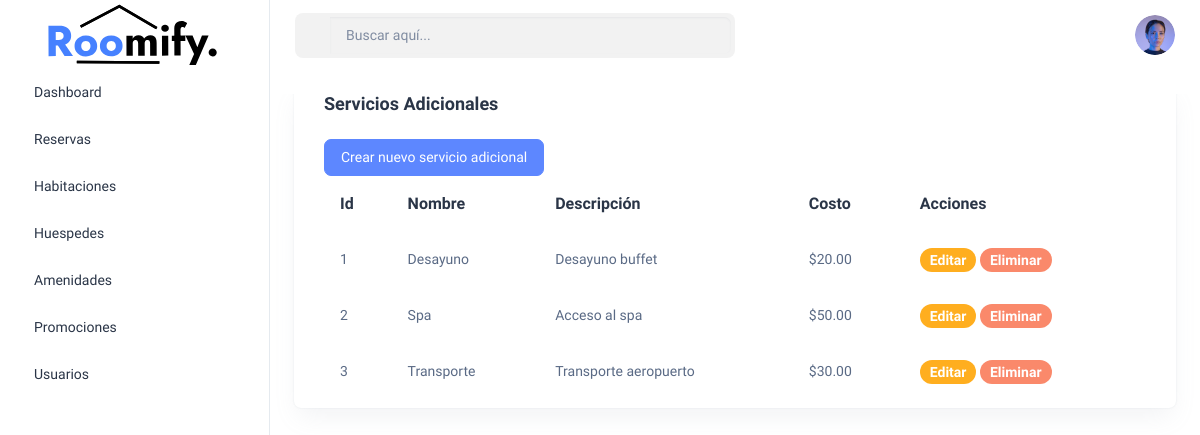
Page /programas/amenidades/index.php on the earlier database version.
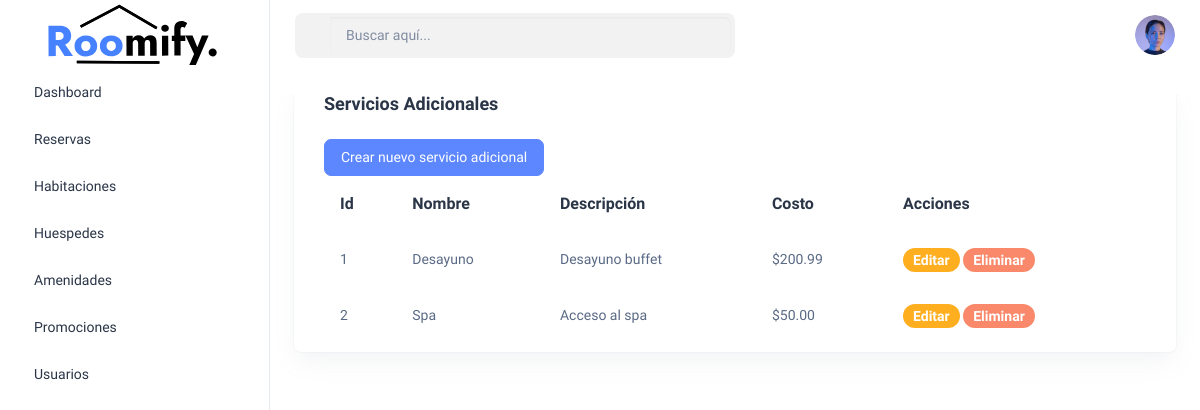
Same page on the later database version.
### tables this page shows
CREATE TABLE `servicios_adicionales` (
  `id_servicio_adicional` int(11) NOT NULL,
  `descripcion_servicio` varchar(100) DEFAULT NULL,
  `costo` decimal(10,2) DEFAULT NULL,
  `nombre` varchar(50) DEFAULT NULL
);

### programas/amenidades/index.php (the view, shortened to what this page needs)
<?php
include("../../conexion.php");
$sentencia = $conexion->prepare("SELECT id_servicio_adicional, descripcion_servicio, costo, nombre FROM servicios_adicionales");
$sentencia->execute();
$resultado_servicios = $sentencia->fetchAll(PDO::FETCH_ASSOC);
?>
<!doctype html>
<html lang="es">
<head>
    <link rel="stylesheet" href="../../assets/css/styles.min.css" />
</head>
<body>
    <div class="page-wrapper" id="main-wrapper" data-layout="vertical" data-navbarbg="skin6" data-sidebartype="full"
        data-sidebar-position="fixed" data-header-position="fixed">
        <aside class="left-sidebar">
            <div>
                <div class="brand-logo d-flex align-items-center justify-content-center">
                    <a href="./index.html" class="text-nowrap logo-img">
                        <img src="../../assets/images/logos/roomify-logo.svg" width="180" alt="" />
                    </a>
                </div>
                <nav class="sidebar-nav scroll-sidebar" data-simplebar="">
                    <ul id="sidebarnav">
                        <li class="sidebar-item"><a class="sidebar-link" href="../index.html">Dashboard</a></li>
                        <li class="sidebar-item"><a class="sidebar-link" href="../programas/">Reservas</a></li>
                        <li class="sidebar-item"><a class="sidebar-link" href="../rooms/index.php">Habitaciones</a></li>
                        <li class="sidebar-item"><a class="sidebar-link" href="../huespedes/index.php">Huespedes</a></li>
                        <li class="sidebar-item"><a class="sidebar-link" href="../amenidades.html">Amenidades</a></li>
                        <li class="sidebar-item"><a class="sidebar-link" href="../promo/index.php">Promociones</a></li>
                        <li class="sidebar-item"><a class="sidebar-link" href="../usuarios/index.php">Usuarios</a></li>
                    </ul>
                </nav>
            </div>
        </aside>
        <div class="body-wrapper">
            <header class="app-header">
                <div class="d-flex justify-content-between align-items-center mb-4">
                    <div class="search-bar d-flex align-items-center w-50">
                        <div class="input-group" style="background-color: #f2f2f2; border-radius: 8px; padding: 4px;">
                            <span class="input-group-text bg-transparent border-0">
                            </span>
                            <input type="text" class="form-control border-0 bg-transparent text-dark" placeholder="Buscar aquí...">
                        </div>
                    </div>
                    <nav class="navbar navbar-expand-lg navbar-light">
                        <div class="navbar-collapse justify-content-end px-0" id="navbarNav">
                            <ul class="navbar-nav flex-row ms-auto align-items-center justify-content-end">
                                <div class="actions d-flex align-items-center">
                                    <a href="#" class="profile-icon">
                                        <img src="../../assets/images/logos/Ellipse.png" alt="Perfil" class="rounded-circle" width="40">
                                    </a>
                                </div>
                            </ul>
                        </div>
                    </nav>
                </div>
            </header>
            <div class="container-fluid">
                <div class="container-content">
                    <div class="row">
                        <div class="col-lg-12 d-flex align-items-stretch">
                            <div class="card w-100">
                                <div class="card-body py-2">
                                    <h5 class="card-title fw-semibold mb-4">Servicios Adicionales</h5>
                                    <div class="btn-create">
                                        <a href="../amenidades/crear.php" class="btn btn-primary text-white">Crear nuevo servicio adicional</a>
                                    </div>
                                    <div class="table-responsive">
                                        <table class="table text-nowrap mb-0 align-middle">
                                            <thead class="text-dark fs-4">
                                                <tr>
                                                    <th class="border-bottom-0">Id</th>
                                                    <th class="border-bottom-0">Nombre</th>
                                                    <th class="border-bottom-0">Descripción</th>
                                                    <th class="border-bottom-0">Costo</th>
                                                    <th class="border-bottom-0">Acciones</th>
                                                </tr>
                                            </thead>
                                            <tbody>
                                                <?php foreach ($resultado_servicios as $value) { ?>
                                                    <tr>
                                                        <td class="border-bottom-0"><?php echo $value["id_servicio_adicional"] ?></td>
                                                        <td class="border-bottom-0"><?php echo $value["nombre"] ?></td>
                                                        <td class="border-bottom-0"><?php echo $value["descripcion_servicio"] ?></td>
                                                        <td class="border-bottom-0">$<?php echo $value["costo"] ?></td>
                                                        <td class="border-bottom-0">
                                                            <a href="edit.php?id=<?php echo $value["id_servicio_adicional"]; ?>" class="badge bg-warning rounded-3 fw-semibold">Editar</a>
                                                            <a href="index.php?txtID=<?php echo $value["id_servicio_adicional"] ?>" class="badge bg-danger rounded-3 fw-semibold">Eliminar</a>
                                                        </td>
                                                    </tr>
                                                <?php } ?>
                                            </tbody>
                                        </table>
                                    </div>
                                </div>
                            </div>
                        </div>
                    </div>
                </div>
            </div>
        </div>
    </div>
</body>
</html>

Differences in the rows shown:
removed servicios_adicionales: id_servicio_adicional "3", nombre "Transporte", descripcion_servicio "Transporte aeropuerto", costo "30.00"
changed servicios_adicionales "Desayuno": costo "20.00" → "200.99"
